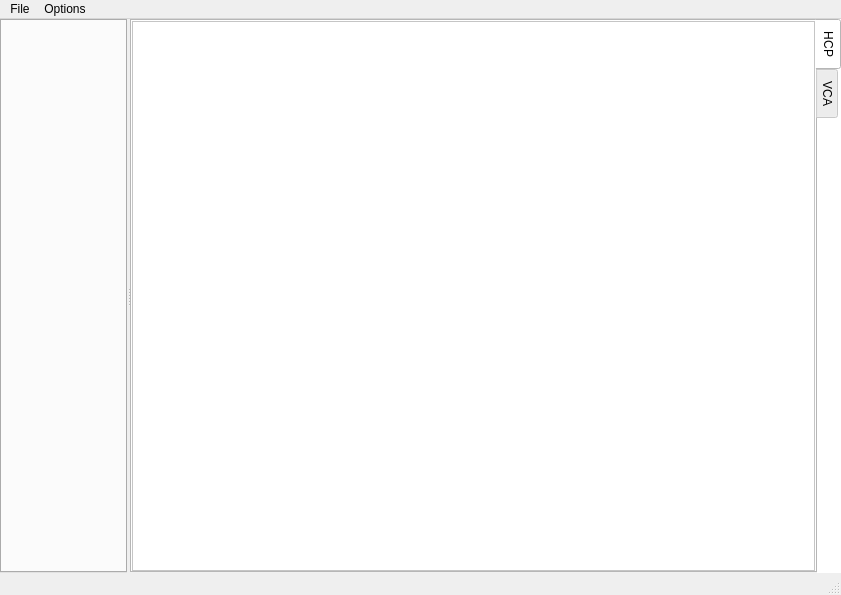
<?xml version="1.0" encoding="UTF-8"?>
<ui version="4.0">
 <class>MainWindow</class>
 <widget class="QMainWindow" name="MainWindow">
  <property name="geometry">
   <rect>
    <x>0</x>
    <y>0</y>
    <width>841</width>
    <height>595</height>
   </rect>
  </property>
  <property name="windowTitle">
   <string>MainWindow</string>
  </property>
  <widget class="QWidget" name="centralwidget">
   <layout class="QHBoxLayout" name="horizontalLayout">
    <property name="spacing">
     <number>0</number>
    </property>
    <property name="leftMargin">
     <number>0</number>
    </property>
    <property name="topMargin">
     <number>0</number>
    </property>
    <property name="rightMargin">
     <number>0</number>
    </property>
    <property name="bottomMargin">
     <number>0</number>
    </property>
    <item>
     <widget class="QSplitter" name="splitter">
      <property name="orientation">
       <enum>Qt::Horizontal</enum>
      </property>
      <property name="handleWidth">
       <number>3</number>
      </property>
      <widget class="QTabWidget" name="file_tab_widget">
       <property name="sizePolicy">
        <sizepolicy hsizetype="Expanding" vsizetype="Expanding">
         <horstretch>0</horstretch>
         <verstretch>0</verstretch>
        </sizepolicy>
       </property>
       <property name="tabPosition">
        <enum>QTabWidget::North</enum>
       </property>
       <property name="elideMode">
        <enum>Qt::ElideLeft</enum>
       </property>
       <property name="documentMode">
        <bool>false</bool>
       </property>
       <property name="tabsClosable">
        <bool>true</bool>
       </property>
      </widget>
      <widget class="QTabWidget" name="plot_tab_widget">
       <property name="sizePolicy">
        <sizepolicy hsizetype="Preferred" vsizetype="Preferred">
         <horstretch>0</horstretch>
         <verstretch>0</verstretch>
        </sizepolicy>
       </property>
       <property name="palette">
        <palette>
         <active>
          <colorrole role="WindowText">
           <brush brushstyle="SolidPattern">
            <color alpha="255">
             <red>0</red>
             <green>0</green>
             <blue>0</blue>
            </color>
           </brush>
          </colorrole>
          <colorrole role="Button">
           <brush brushstyle="SolidPattern">
            <color alpha="255">
             <red>255</red>
             <green>255</green>
             <blue>255</blue>
            </color>
           </brush>
          </colorrole>
          <colorrole role="Light">
           <brush brushstyle="SolidPattern">
            <color alpha="255">
             <red>255</red>
             <green>255</green>
             <blue>255</blue>
            </color>
           </brush>
          </colorrole>
          <colorrole role="Midlight">
           <brush brushstyle="SolidPattern">
            <color alpha="255">
             <red>255</red>
             <green>255</green>
             <blue>255</blue>
            </color>
           </brush>
          </colorrole>
          <colorrole role="Dark">
           <brush brushstyle="SolidPattern">
            <color alpha="255">
             <red>127</red>
             <green>127</green>
             <blue>127</blue>
            </color>
           </brush>
          </colorrole>
          <colorrole role="Mid">
           <brush brushstyle="SolidPattern">
            <color alpha="255">
             <red>170</red>
             <green>170</green>
             <blue>170</blue>
            </color>
           </brush>
          </colorrole>
          <colorrole role="Text">
           <brush brushstyle="SolidPattern">
            <color alpha="255">
             <red>0</red>
             <green>0</green>
             <blue>0</blue>
            </color>
           </brush>
          </colorrole>
          <colorrole role="BrightText">
           <brush brushstyle="SolidPattern">
            <color alpha="255">
             <red>255</red>
             <green>255</green>
             <blue>255</blue>
            </color>
           </brush>
          </colorrole>
          <colorrole role="ButtonText">
           <brush brushstyle="SolidPattern">
            <color alpha="255">
             <red>0</red>
             <green>0</green>
             <blue>0</blue>
            </color>
           </brush>
          </colorrole>
          <colorrole role="Base">
           <brush brushstyle="SolidPattern">
            <color alpha="255">
             <red>255</red>
             <green>255</green>
             <blue>255</blue>
            </color>
           </brush>
          </colorrole>
          <colorrole role="Window">
           <brush brushstyle="SolidPattern">
            <color alpha="255">
             <red>255</red>
             <green>255</green>
             <blue>255</blue>
            </color>
           </brush>
          </colorrole>
          <colorrole role="Shadow">
           <brush brushstyle="SolidPattern">
            <color alpha="255">
             <red>0</red>
             <green>0</green>
             <blue>0</blue>
            </color>
           </brush>
          </colorrole>
          <colorrole role="AlternateBase">
           <brush brushstyle="SolidPattern">
            <color alpha="255">
             <red>255</red>
             <green>255</green>
             <blue>255</blue>
            </color>
           </brush>
          </colorrole>
          <colorrole role="ToolTipBase">
           <brush brushstyle="SolidPattern">
            <color alpha="255">
             <red>255</red>
             <green>255</green>
             <blue>220</blue>
            </color>
           </brush>
          </colorrole>
          <colorrole role="ToolTipText">
           <brush brushstyle="SolidPattern">
            <color alpha="255">
             <red>0</red>
             <green>0</green>
             <blue>0</blue>
            </color>
           </brush>
          </colorrole>
         </active>
         <inactive>
          <colorrole role="WindowText">
           <brush brushstyle="SolidPattern">
            <color alpha="255">
             <red>0</red>
             <green>0</green>
             <blue>0</blue>
            </color>
           </brush>
          </colorrole>
          <colorrole role="Button">
           <brush brushstyle="SolidPattern">
            <color alpha="255">
             <red>255</red>
             <green>255</green>
             <blue>255</blue>
            </color>
           </brush>
          </colorrole>
          <colorrole role="Light">
           <brush brushstyle="SolidPattern">
            <color alpha="255">
             <red>255</red>
             <green>255</green>
             <blue>255</blue>
            </color>
           </brush>
          </colorrole>
          <colorrole role="Midlight">
           <brush brushstyle="SolidPattern">
            <color alpha="255">
             <red>255</red>
             <green>255</green>
             <blue>255</blue>
            </color>
           </brush>
          </colorrole>
          <colorrole role="Dark">
           <brush brushstyle="SolidPattern">
            <color alpha="255">
             <red>127</red>
             <green>127</green>
             <blue>127</blue>
            </color>
           </brush>
          </colorrole>
          <colorrole role="Mid">
           <brush brushstyle="SolidPattern">
            <color alpha="255">
             <red>170</red>
             <green>170</green>
             <blue>170</blue>
            </color>
           </brush>
          </colorrole>
          <colorrole role="Text">
           <brush brushstyle="SolidPattern">
            <color alpha="255">
             <red>0</red>
             <green>0</green>
             <blue>0</blue>
            </color>
           </brush>
          </colorrole>
          <colorrole role="BrightText">
           <brush brushstyle="SolidPattern">
            <color alpha="255">
             <red>255</red>
             <green>255</green>
             <blue>255</blue>
            </color>
           </brush>
          </colorrole>
          <colorrole role="ButtonText">
           <brush brushstyle="SolidPattern">
            <color alpha="255">
             <red>0</red>
             <green>0</green>
             <blue>0</blue>
            </color>
           </brush>
          </colorrole>
          <colorrole role="Base">
           <brush brushstyle="SolidPattern">
            <color alpha="255">
             <red>255</red>
             <green>255</green>
             <blue>255</blue>
            </color>
           </brush>
          </colorrole>
          <colorrole role="Window">
           <brush brushstyle="SolidPattern">
            <color alpha="255">
             <red>255</red>
             <green>255</green>
             <blue>255</blue>
            </color>
           </brush>
          </colorrole>
          <colorrole role="Shadow">
           <brush brushstyle="SolidPattern">
            <color alpha="255">
             <red>0</red>
             <green>0</green>
             <blue>0</blue>
            </color>
           </brush>
          </colorrole>
          <colorrole role="AlternateBase">
           <brush brushstyle="SolidPattern">
            <color alpha="255">
             <red>255</red>
             <green>255</green>
             <blue>255</blue>
            </color>
           </brush>
          </colorrole>
          <colorrole role="ToolTipBase">
           <brush brushstyle="SolidPattern">
            <color alpha="255">
             <red>255</red>
             <green>255</green>
             <blue>220</blue>
            </color>
           </brush>
          </colorrole>
          <colorrole role="ToolTipText">
           <brush brushstyle="SolidPattern">
            <color alpha="255">
             <red>0</red>
             <green>0</green>
             <blue>0</blue>
            </color>
           </brush>
          </colorrole>
         </inactive>
         <disabled>
          <colorrole role="WindowText">
           <brush brushstyle="SolidPattern">
            <color alpha="255">
             <red>127</red>
             <green>127</green>
             <blue>127</blue>
            </color>
           </brush>
          </colorrole>
          <colorrole role="Button">
           <brush brushstyle="SolidPattern">
            <color alpha="255">
             <red>255</red>
             <green>255</green>
             <blue>255</blue>
            </color>
           </brush>
          </colorrole>
          <colorrole role="Light">
           <brush brushstyle="SolidPattern">
            <color alpha="255">
             <red>255</red>
             <green>255</green>
             <blue>255</blue>
            </color>
           </brush>
          </colorrole>
          <colorrole role="Midlight">
           <brush brushstyle="SolidPattern">
            <color alpha="255">
             <red>255</red>
             <green>255</green>
             <blue>255</blue>
            </color>
           </brush>
          </colorrole>
          <colorrole role="Dark">
           <brush brushstyle="SolidPattern">
            <color alpha="255">
             <red>127</red>
             <green>127</green>
             <blue>127</blue>
            </color>
           </brush>
          </colorrole>
          <colorrole role="Mid">
           <brush brushstyle="SolidPattern">
            <color alpha="255">
             <red>170</red>
             <green>170</green>
             <blue>170</blue>
            </color>
           </brush>
          </colorrole>
          <colorrole role="Text">
           <brush brushstyle="SolidPattern">
            <color alpha="255">
             <red>127</red>
             <green>127</green>
             <blue>127</blue>
            </color>
           </brush>
          </colorrole>
          <colorrole role="BrightText">
           <brush brushstyle="SolidPattern">
            <color alpha="255">
             <red>255</red>
             <green>255</green>
             <blue>255</blue>
            </color>
           </brush>
          </colorrole>
          <colorrole role="ButtonText">
           <brush brushstyle="SolidPattern">
            <color alpha="255">
             <red>127</red>
             <green>127</green>
             <blue>127</blue>
            </color>
           </brush>
          </colorrole>
          <colorrole role="Base">
           <brush brushstyle="SolidPattern">
            <color alpha="255">
             <red>255</red>
             <green>255</green>
             <blue>255</blue>
            </color>
           </brush>
          </colorrole>
          <colorrole role="Window">
           <brush brushstyle="SolidPattern">
            <color alpha="255">
             <red>255</red>
             <green>255</green>
             <blue>255</blue>
            </color>
           </brush>
          </colorrole>
          <colorrole role="Shadow">
           <brush brushstyle="SolidPattern">
            <color alpha="255">
             <red>0</red>
             <green>0</green>
             <blue>0</blue>
            </color>
           </brush>
          </colorrole>
          <colorrole role="AlternateBase">
           <brush brushstyle="SolidPattern">
            <color alpha="255">
             <red>255</red>
             <green>255</green>
             <blue>255</blue>
            </color>
           </brush>
          </colorrole>
          <colorrole role="ToolTipBase">
           <brush brushstyle="SolidPattern">
            <color alpha="255">
             <red>255</red>
             <green>255</green>
             <blue>220</blue>
            </color>
           </brush>
          </colorrole>
          <colorrole role="ToolTipText">
           <brush brushstyle="SolidPattern">
            <color alpha="255">
             <red>0</red>
             <green>0</green>
             <blue>0</blue>
            </color>
           </brush>
          </colorrole>
         </disabled>
        </palette>
       </property>
       <property name="autoFillBackground">
        <bool>true</bool>
       </property>
       <property name="tabPosition">
        <enum>QTabWidget::East</enum>
       </property>
       <property name="currentIndex">
        <number>0</number>
       </property>
       <widget class="QWidget" name="hcp_layout">
        <attribute name="title">
         <string>HCP</string>
        </attribute>
        <layout class="QVBoxLayout" name="canvas_layout">
         <property name="leftMargin">
          <number>0</number>
         </property>
         <property name="topMargin">
          <number>0</number>
         </property>
         <property name="rightMargin">
          <number>0</number>
         </property>
         <property name="bottomMargin">
          <number>0</number>
         </property>
         <item>
          <widget class="QFrame" name="hcp_canvas_frame">
           <property name="frameShape">
            <enum>QFrame::StyledPanel</enum>
           </property>
           <property name="frameShadow">
            <enum>QFrame::Raised</enum>
           </property>
           <layout class="QVBoxLayout" name="verticalLayout_2"/>
          </widget>
         </item>
        </layout>
       </widget>
       <widget class="QWidget" name="vca_layout">
        <attribute name="title">
         <string>VCA</string>
        </attribute>
        <layout class="QVBoxLayout" name="verticalLayout">
         <property name="leftMargin">
          <number>0</number>
         </property>
         <property name="topMargin">
          <number>0</number>
         </property>
         <property name="rightMargin">
          <number>0</number>
         </property>
         <property name="bottomMargin">
          <number>0</number>
         </property>
         <item>
          <widget class="QFrame" name="vca_canvas_frame">
           <property name="frameShape">
            <enum>QFrame::StyledPanel</enum>
           </property>
           <property name="frameShadow">
            <enum>QFrame::Raised</enum>
           </property>
           <layout class="QVBoxLayout" name="verticalLayout_3"/>
          </widget>
         </item>
        </layout>
       </widget>
      </widget>
     </widget>
    </item>
   </layout>
  </widget>
  <widget class="QMenuBar" name="menubar">
   <property name="geometry">
    <rect>
     <x>0</x>
     <y>0</y>
     <width>841</width>
     <height>21</height>
    </rect>
   </property>
   <widget class="QMenu" name="menuFile">
    <property name="title">
     <string>File</string>
    </property>
    <addaction name="actionOpen"/>
    <addaction name="separator"/>
    <addaction name="actionPrint_to_PDF"/>
   </widget>
   <widget class="QMenu" name="menuOptions">
    <property name="title">
     <string>Options</string>
    </property>
    <addaction name="actionPlot_Legend"/>
   </widget>
   <addaction name="menuFile"/>
   <addaction name="menuOptions"/>
  </widget>
  <widget class="QStatusBar" name="statusbar"/>
  <action name="actionOpen">
   <property name="text">
    <string>Open...</string>
   </property>
  </action>
  <action name="actionPrint_to_PDF">
   <property name="text">
    <string>Print to PDF</string>
   </property>
  </action>
  <action name="actionPlot_Legend">
   <property name="checkable">
    <bool>true</bool>
   </property>
   <property name="checked">
    <bool>true</bool>
   </property>
   <property name="text">
    <string>Plot Legend</string>
   </property>
  </action>
 </widget>
 <resources/>
 <connections/>
</ui>
